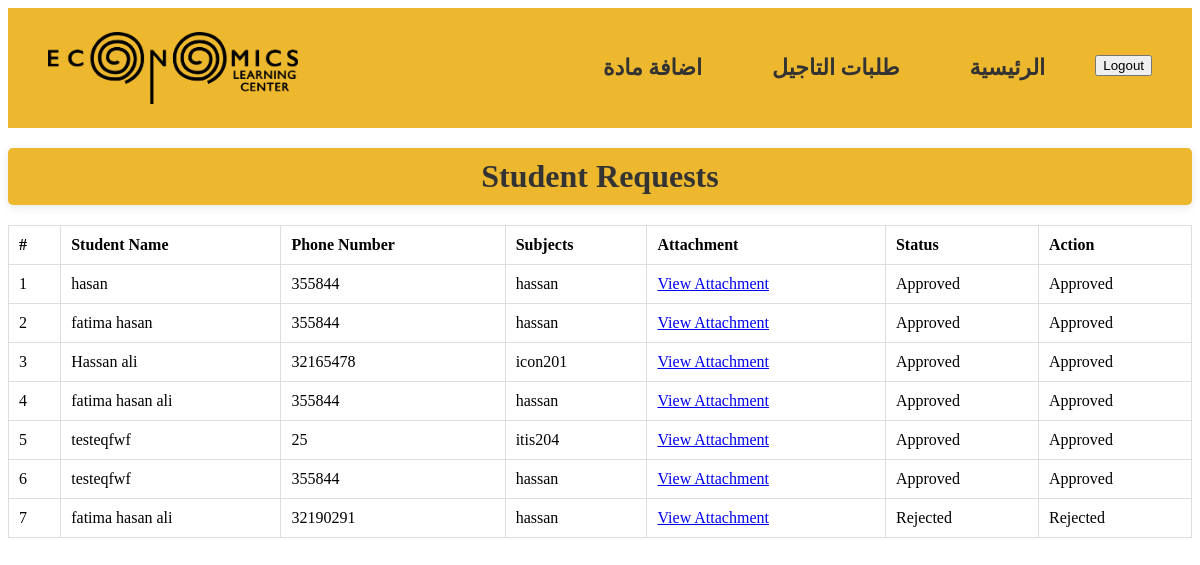
Page /admin-page/ (signed in) on the earlier database version.
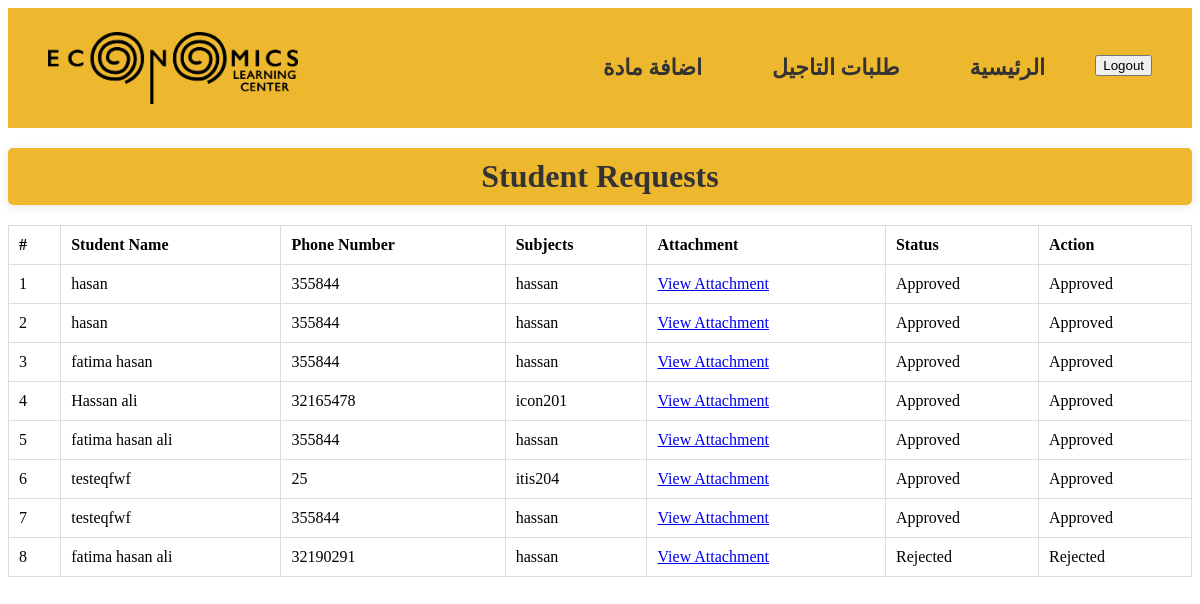
Same page on the later database version.
### main_app/models.py (models this page shows, shortened)
class StudentRequest(models.Model):
    student_name = models.CharField(max_length=255)
    phone_number = models.CharField(max_length=15)
    subject = models.ManyToManyField(Subject)
    attachment = models.FileField(upload_to='attachments/', blank=True, null=True)
    status = models.CharField(max_length=10, default='Pending')
    created_at = models.DateTimeField(auto_now_add=True)  # Ensure this field exists
    done = models.BooleanField(default=False)  # New field for checkbox

class Subject(models.Model):
    name = models.CharField(max_length=100)
    price = models.DecimalField(max_digits=10, decimal_places=2)
    image = models.ImageField(upload_to='subject_images/')
    description = models.TextField(blank=True, null=True)
    created_at = models.DateTimeField(default=timezone.now)  # Set default value here
    updated_at = models.DateTimeField(auto_now=True)

### main_app/views.py (the view, shortened to what this page needs)
# urls.py: path('admin-page/', views.admin_page, name='admin_page'),
@login_required
@user_passes_test(lambda u: u.is_superuser)
def admin_page(request):
    requests = StudentRequest.objects.all().order_by('-created_at')
    return render(request, 'accounts/admin_page.html', {'requests': requests})

### main_app/templates/accounts/admin_page.html (shortened to what this page needs)
{% load static %}
<!DOCTYPE html>
<html>
<head>
  <link rel="stylesheet" href="{% static 'styles/admin.css' %}">
</head>
<body>
  <header>
    <nav>
      <img src="{% static 'images/logo-horizantal.png' %}" alt="Elc logo" />
      <ul>
        <li><a href="{% url 'add_subject' %}">اضافة مادة</a></li>
        <li><a href="{% url 'accept_admin' %}">طلبات التاجيل</a></li>
        <li><a href="{% url 'admin_page' %}">الرئيسية</a></li>
        <li>
          <form action="{% url 'logout' %}" method="POST">
            <button type="submit">Logout</button>
          </form>
        </li>
      </ul>
    </nav>
  </header>
<h2>Student Requests</h2>
<table>
  <thead>
    <tr>
      <th>#</th>
      <th>Student Name</th>
      <th>Phone Number</th>
      <th>Subjects</th>
      <th>Attachment</th>
      <th>Status</th>
      <th>Action</th>
    </tr>
  </thead>
  <tbody>
    {% for request in requests %}
    <tr>
      <td>{{ forloop.counter }}</td>
      <td>{{ request.student_name }}</td>
      <td>{{ request.phone_number }}</td>
      <td>
        {% for subject in request.subject.all %}
          {{ subject.name }}{% if not forloop.last %}, {% endif %}
        {% endfor %}
      </td>
      <td>
        {% if request.attachment %}
          <a href="{{ request.attachment.url }}" target="_blank">View Attachment</a>
        {% else %}
          No Attachment
        {% endif %}
      </td>
      <td>{{ request.status }}</td>
      <td>
        {% if request.status == 'Pending' %}
        <form method="POST" style="display:inline;">
          {% csrf_token %}
          <input type="hidden" name="request_id" value="{{ request.id }}">
          <button type="submit" name="action" value="approve">Approve</button>
        </form>
        <form method="POST" style="display:inline;">
          {% csrf_token %}
          <input type="hidden" name="request_id" value="{{ request.id }}">
          <button type="submit" name="action" value="reject">Reject</button>
        </form>
        {% else %}
        {{ request.status }}
        {% endif %}
      </td>
    </tr>
    {% empty %}
    <tr><td colspan="7">No requests found</td></tr>
    {% endfor %}
  </tbody>
</table>
</body>
</html>

Differences in the rows shown:
added StudentRequest: student_name "hasan", phone_number "355844", status "Approved", Subject (name "hassan")
